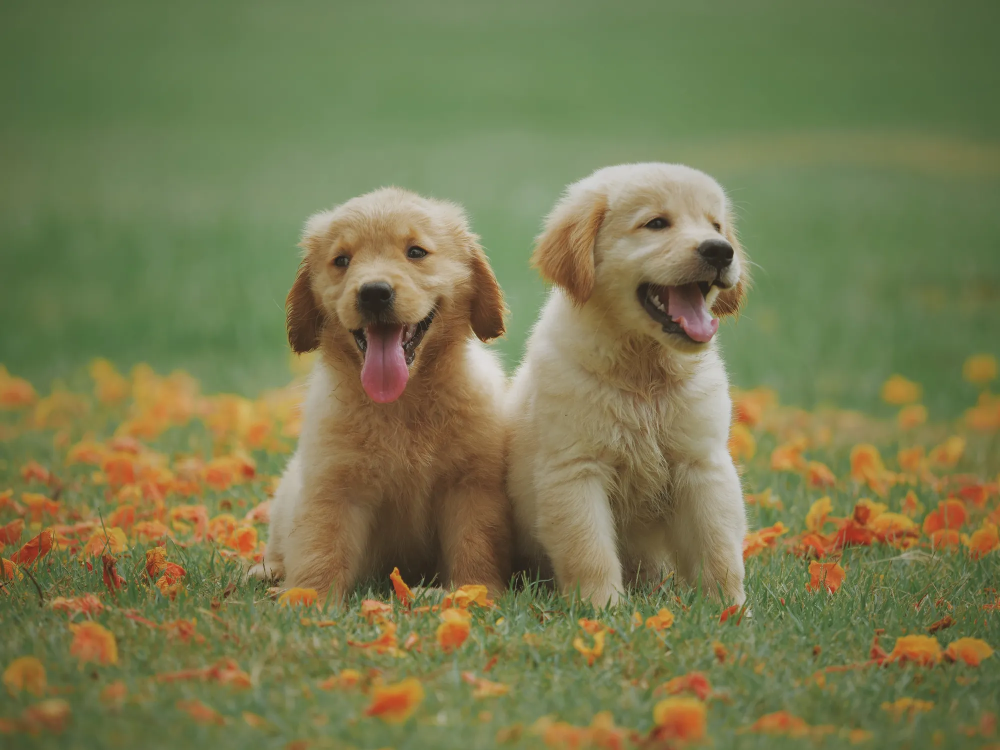
#> input picture Instance_Segmentation/PretrainedModel/MaskRCNN_Pretrained/data/dog.jpeg, 2000 x 1500 px (shown at 1/2 size)
$ python -i run.py   (imports and definitions only)   (older library calls are emulated)
#> lines starting #> are read from the running program, lines starting #| are printed output that depends on the picture
#> further down, picture is the input picture: shape (1500, 2000, 3); mean B, G, R 79.4, 122, 120.4
import os
import cv2
import numpy as np
import pandas as pd

from sklearn.metrics import classification_report, confusion_matrix, accuracy_score
from sklearn.model_selection import train_test_split
from sklearn.preprocessing import LabelEncoder
from skimage.filters import sobel
import joblib
import seaborn as sns
import matplotlib.pyplot as plt
import lightgbm as lgb

DATASET_DIR = "data"
IMAGE_SIZE = 128
MODEL_FILENAME = "gabor_model.pkl"
REPORT_FILENAME = "classification_report.txt"


from scipy.stats import skew, kurtosis
def extract_features(image):
    features = []
    # Preprocessing
    image = cv2.resize(image, (IMAGE_SIZE, IMAGE_SIZE))
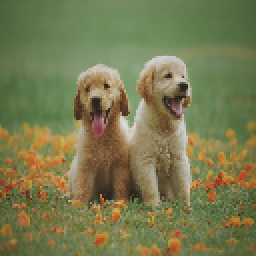
#> image: shape (128, 128, 3) (shown 2 times larger); mean of channels 0, 1, 2 79.3, 121.9, 120.3; drawn as B, G, R
    gray = cv2.cvtColor(image, cv2.COLOR_BGR2GRAY)
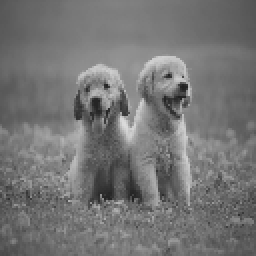
#> gray: shape (128, 128) (shown 2 times larger); min 33, max 220, mean 116.6
    gray = cv2.equalizeHist(gray)  # Histogram Equalization for Contrast Enhancement
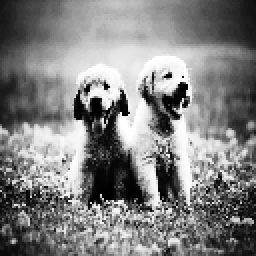
#> gray: shape (128, 128) (shown 2 times larger); min 0, max 255, mean 129.2

    gamma = 0.5
    psi = 0
    # Gabor filters
    for theta in [0, np.pi/4, np.pi/2, 3*np.pi/4]:
        for sigma in [1, 2, 3]:
            for lamda in [np.pi/4, np.pi/2]:
                kernel = cv2.getGaborKernel((9, 9), sigma, theta, lamda, gamma, psi, ktype=cv2.CV_32F)
                filtered = cv2.filter2D(gray, cv2.CV_32F, kernel)
                # Statistical Features
                features.append(filtered.mean())              # Mean Average
                features.append(filtered.std())               # Standard Deviation
                features.append(np.sum(filtered ** 2))        # Energy
                features.append(skew(filtered.ravel()))       # Skewness
                features.append(kurtosis(filtered.ravel()))   # Kurtosis
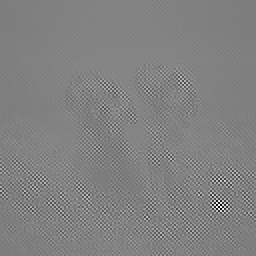
#> filtered: shape (128, 128) float32 (shown 2 times larger); min -877.5, max 914.4, mean 31.9; drawn with min black and max white
#> after the loop, features = 120 values, max 4.67e+10 at index 102, min -248.9 at index 25, mean 1.8e+09

    # Sobel edge
    sobel_img = sobel(gray)
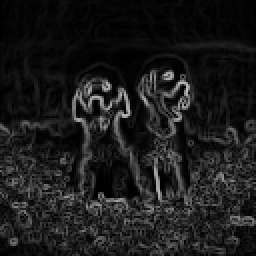
#> sobel_img: shape (128, 128) float64 (shown 2 times larger); min 0, max 0.76, mean 0.108
    features.append(sobel_img.mean())
    features.append(sobel_img.std())
    features.append(np.sum(sobel_img ** 2))

    return np.array(features, dtype=np.float32)


def load_dataset(dataset_dir):
    data = []
    labels = []
    for class_folder in os.listdir(dataset_dir):
        class_path = os.path.join(dataset_dir, class_folder)
        if os.path.isdir(class_path):
            for img_name in os.listdir(class_path):
                img_path = os.path.join(class_path, img_name)
                img = cv2.imread(img_path)
                if img is not None:
                    feat = extract_features(img)
                    data.append(feat)
                    labels.append(class_folder)
    return np.array(data), np.array(labels)


# [1 line not run here, left out]
X, y = load_dataset(DATASET_DIR)

# Encode labels
le = LabelEncoder()
y_encoded = le.fit_transform(y)

# data for train / test
# [1 line that did not run here, left out]


# [1 line not run here, left out]
#clf = RandomForestClassifier(n_estimators=250, random_state=42)
# [12 lines that did not run here, left out]

# [1 line not run here, left out]


#joblib.dump(clf, MODEL_FILENAME);print(f"model save : {MODEL_FILENAME}")


# [1 line that did not run here, left out]
# [1 line that did not run here, left out]
# [1 line that did not run here, left out]
# [1 line that did not run here, left out]

# Save
# [15 lines not run here, left out]

>>> import cv2
>>> picture = cv2.imread('../../../Instance_Segmentation/PretrainedModel/MaskRCNN_Pretrained/data/dog.jpeg')
>>> result = extract_features(picture)
#> result = 123 values, max 4.67e+10 at index 102, min -248.9 at index 25, mean 1.75e+09
